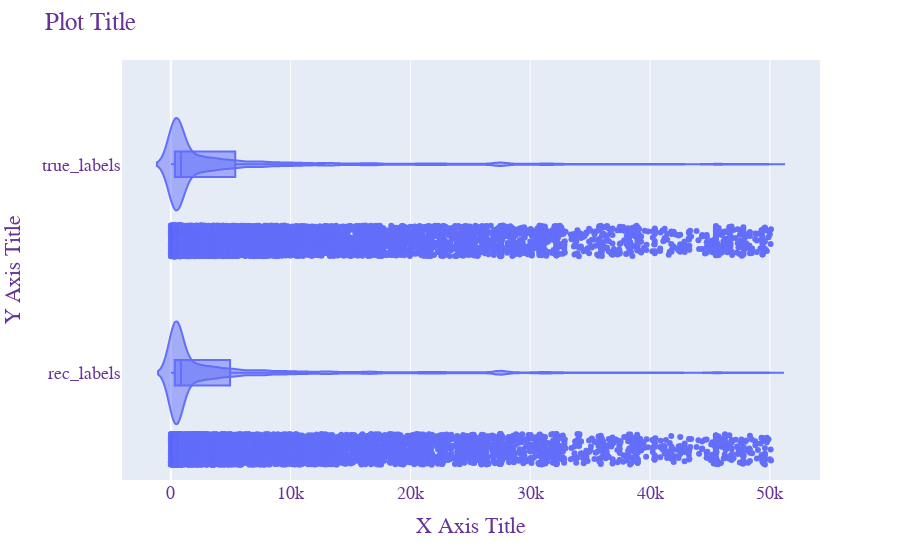

The cell this chart's notebook holds for it:
### Code cell
fig = px.violin(df, x=["rec_labels", "true_labels"], box=True, # draw box plot inside the violin
                points='all', # can be 'outliers', or False
               )


fig.update_layout(
    title="Plot Title",
    xaxis_title="X Axis Title",
    yaxis_title="Y Axis Title",
    legend_title="Legend Title",
    font=dict(
        family="Courier New, monospace",
        size=18,
        color="RebeccaPurple"
    )
)
fig.show()

### Figure 1 — Plotly figure (JSON) as saved in the notebook; plotly's stock layout.template omitted (floating-point values rounded to 4 significant figures; data arrays with more than 128 entries replaced by an {"elided": "..."} marker saying what was removed)
{"data": [{"alignmentgroup": "True", "box": {"visible": true}, "hovertemplate": "value=%{x}<br>variable=%{y}<extra></extra>", "legendgroup": "", "marker": {"color": "#636efa"}, "name": "", "offsetgroup": "", "orientation": "h", "points": "all", "scalegroup": "True", "showlegend": false, "type": "violin", "x": {"elided": "27648 int values"}, "x0": " ", "xaxis": "x", "y": {"elided": "27648 str values"}, "y0": " ", "yaxis": "y"}], "layout": {"font": {"color": "RebeccaPurple", "family": "Courier New, monospace", "size": 18}, "legend": {"title": {"text": "Legend Title"}, "tracegroupgap": 0}, "margin": {"t": 60}, "title": {"text": "Plot Title"}, "violinmode": "group", "xaxis": {"anchor": "y", "domain": [0, 1], "title": {"text": "X Axis Title"}}, "yaxis": {"anchor": "x", "domain": [0, 1], "title": {"text": "Y Axis Title"}}}}
